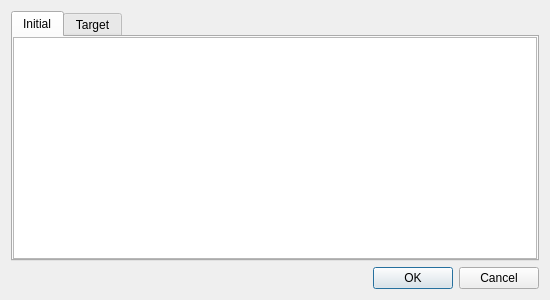
<?xml version="1.0" encoding="UTF-8"?>
<ui version="4.0">
 <class>MissionDialog</class>
 <widget class="QDialog" name="MissionDialog">
  <property name="windowModality">
   <enum>Qt::WindowModal</enum>
  </property>
  <property name="geometry">
   <rect>
    <x>0</x>
    <y>0</y>
    <width>550</width>
    <height>300</height>
   </rect>
  </property>
  <property name="windowTitle">
   <string>Mission</string>
  </property>
  <layout class="QGridLayout" name="gridLayout_3">
   <item row="0" column="0">
    <widget class="QTabWidget" name="tabWidget">
     <property name="currentIndex">
      <number>0</number>
     </property>
     <widget class="QWidget" name="initialTab">
      <attribute name="title">
       <string>Initial</string>
      </attribute>
      <layout class="QGridLayout" name="gridLayout">
       <property name="leftMargin">
        <number>0</number>
       </property>
       <property name="topMargin">
        <number>0</number>
       </property>
       <property name="rightMargin">
        <number>0</number>
       </property>
       <property name="bottomMargin">
        <number>0</number>
       </property>
       <item row="0" column="0">
        <widget class="QTableWidget" name="initialTableWidget"/>
       </item>
      </layout>
     </widget>
     <widget class="QWidget" name="targetTab">
      <attribute name="title">
       <string>Target</string>
      </attribute>
      <layout class="QGridLayout" name="gridLayout_2">
       <property name="leftMargin">
        <number>0</number>
       </property>
       <property name="topMargin">
        <number>0</number>
       </property>
       <property name="rightMargin">
        <number>0</number>
       </property>
       <property name="bottomMargin">
        <number>0</number>
       </property>
       <item row="0" column="0">
        <widget class="QTableWidget" name="targetTableWidget"/>
       </item>
      </layout>
     </widget>
    </widget>
   </item>
   <item row="1" column="0">
    <widget class="QDialogButtonBox" name="buttonBox">
     <property name="orientation">
      <enum>Qt::Horizontal</enum>
     </property>
     <property name="standardButtons">
      <set>QDialogButtonBox::Cancel|QDialogButtonBox::Ok</set>
     </property>
    </widget>
   </item>
  </layout>
 </widget>
 <resources/>
 <connections>
  <connection>
   <sender>buttonBox</sender>
   <signal>accepted()</signal>
   <receiver>MissionDialog</receiver>
   <slot>accept()</slot>
   <hints>
    <hint type="sourcelabel">
     <x>248</x>
     <y>254</y>
    </hint>
    <hint type="destinationlabel">
     <x>157</x>
     <y>274</y>
    </hint>
   </hints>
  </connection>
  <connection>
   <sender>buttonBox</sender>
   <signal>rejected()</signal>
   <receiver>MissionDialog</receiver>
   <slot>reject()</slot>
   <hints>
    <hint type="sourcelabel">
     <x>316</x>
     <y>260</y>
    </hint>
    <hint type="destinationlabel">
     <x>286</x>
     <y>274</y>
    </hint>
   </hints>
  </connection>
 </connections>
</ui>
